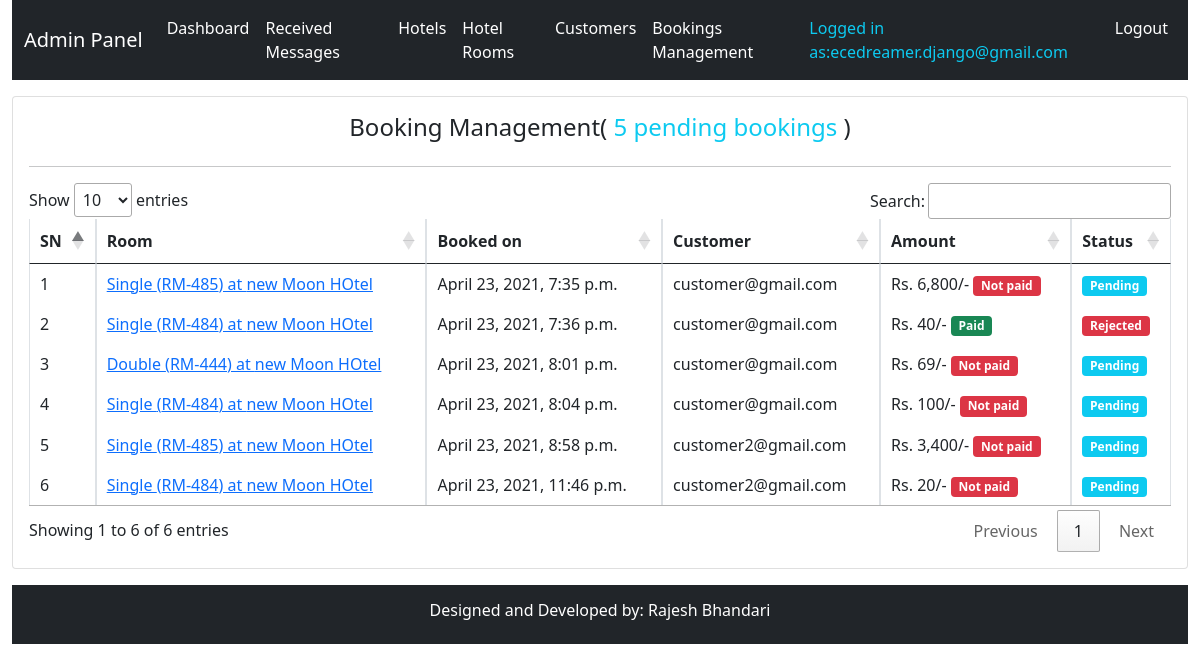
/system-admin/room-booking/ (signed in), run on the app's committed database.
### hbsapp/models.py (models this page shows, shortened)
class TimeStamp(models.Model):
    created_at = models.DateTimeField(auto_now_add=True)
    updated_at = models.DateTimeField(auto_now=True)
    class Meta:
        abstract = True

class RoomBooking(TimeStamp):
    hotel_room = models.ForeignKey(HotelRoom, on_delete=models.RESTRICT)
    customer = models.ForeignKey(Customer, on_delete=models.RESTRICT)
    total_persons = models.PositiveIntegerField(default=1, choices=CAPACITY)
    booking_starts = models.DateField()
    booking_ends = models.DateField()
    message = models.TextField(null=True, blank=True)
    booking_status = models.CharField(max_length=50, choices=BOOKING_STATUS)
    status_remarks = models.CharField(max_length=500, null=True, blank=True)
    customer_checked_in = models.BooleanField(default=False)
    checkin_time = models.DateTimeField(null=True, blank=True)
    checkout_time = models.DateTimeField(null=True, blank=True)
    rating = models.PositiveIntegerField(choices=RATING, null=True, blank=True)
    amount = models.PositiveIntegerField()
    payment_method = models.ForeignKey(PaymentMethod, on_delete=models.RESTRICT)
    payment_status = models.BooleanField(default=False)
    paid_date = models.DateTimeField(null=True, blank=True)

class HotelRoom(TimeStamp):
    hotel = models.ForeignKey(Hotel, on_delete=models.RESTRICT)
    room_type = models.CharField(max_length=50, choices=ROOM_TYPE)
    room_code = models.CharField(max_length=50)
    image = models.ImageField(upload_to="rooms")
    description = models.TextField()
    marked_price = models.PositiveIntegerField(null=True, blank=True)
    price = models.PositiveIntegerField()
    view_count = models.BigIntegerField(default=0)
    maximum_capacity = models.PositiveIntegerField(default=2, choices=CAPACITY)

class Hotel(TimeStamp):
    name = models.CharField(max_length=200)
    image = models.ImageField(upload_to="hotels", null=True, blank=True)
    address = models.CharField(max_length=200)
    contact = models.CharField(max_length=200)
    email = models.EmailField(unique=True)

class Customer(TimeStamp):
    user = models.OneToOneField(User, on_delete=models.CASCADE)
    mobile = models.CharField(max_length=20)
    address = models.CharField(max_length=20, null=True, blank=True)
    profile_image = models.ImageField(upload_to="customers", null=True, blank=True)
    def __str__(self):
        return self.user.username

### hbsapp/views.py (the view)
class AdminBookingListView(AdminRequiredMixin, View):
    def get(self, request, *args, **kwargs):
        context = self.context
        allbookings = RoomBooking.objects.all()
        context["pending_bookings"] = allbookings.filter(
            booking_status="Pending").count()
        context["allbookings"] = allbookings
        return render(request, "admintemplates/adminbookinglist.html", context)

### hbsapp/views.py (called while the page is built)
    def dispatch(self, request, *args, **kwargs):
        try:
            self.admin = request.user.admin
            self.context = {
                "admin": self.admin
            }
        except Exception as e:
            print(e)
            return redirect(reverse("hbsapp:adminlogin") + "?next=" + request.path)
        return super(AdminRequiredMixin, self).dispatch(request, *args, **kwargs)

### templates/admintemplates/adminbookinglist.html (shortened to what this page needs)
{% extends 'admintemplates/adminbase.html' %}
{% load humanize %}
{% block css %}
<link rel="stylesheet" href="//cdn.datatables.net/1.10.24/css/jquery.dataTables.min.css">
{% endblock %}
{% block content %}
<div class="row mt-3">
    <div class="col-md-12">
        <div class="card p-3">
            <div class="row">
                <div class="col-md-12">
                    <h4 class="text-center">Booking Management(<span class="text-info"> {{pending_bookings}} pending bookings</span> )</h4>
                </div>
            </div>
            <hr>
            <div class="row">
                <div class="col-md-12">
                    <table class="table table-bordered">
                        <thead>
                            <tr>
                                <th>SN</th>
                                <th>Room</th>
                                <th>Booked on</th>
                                <th>Customer</th>
                                <th>Amount</th>
                                <th>Status</th>
                            </tr>
                        </thead>
                        <tbody>
                            {% for booking in allbookings %}
                            <tr>
                                <td>{{forloop.counter}}</td>
                                <td><a href="{% url 'hbsapp:adminbookingdetail' booking.id %}">{{booking.hotel_room.room_type}}
                                        ({{booking.hotel_room.room_code}}) at {{booking.hotel_room.hotel.name}} </a>
                                </td>
                                <td>{{booking.created_at}} </td>
                                <td>{{booking.customer}} </td>
                                <td>Rs. {{booking.amount|intcomma}}/- {% if booking.payment_status %}<span
                                        class="badge bg-success">Paid</span>{% else %}<span class="badge bg-danger">Not
                                        paid{% endif %}</span></td>
                                <td><span
                                        class="badge bg-{% if booking.booking_status == 'Rejected' %}danger{% elif booking.booking_status == 'Pending' %}info{% else %}success{% endif %}">{{booking.booking_status}}</span>
                                </td>
                            </tr>
                            {% endfor %}
                        </tbody>
                    </table>
                </div>
            </div>
        </div>
    </div>
</div>
{% endblock %}

### templates/admintemplates/adminbase.html (shortened to what this page needs)
<!DOCTYPE html>
<html lang="en">
<head>
    <link href="https://cdn.jsdelivr.net/npm/bootstrap@5.0.0-beta3/dist/css/bootstrap.min.css" rel="stylesheet">
    {% block css %}
    {% endblock %}
</head>
<body class="container-fluid">
    <nav class="navbar navbar-expand-lg navbar-dark bg-dark">
        <div class="container-fluid">
            <a class="navbar-brand" href="{% url 'hbsapp:adminhome' %}">Admin Panel </a>
            <div class="collapse navbar-collapse" id="navbarSupportedContent">
                <ul class="navbar-nav me-auto mb-2 mb-lg-0">
                    <li class="nav-item">
                        <a class="nav-link active" aria-current="page" href="{% url 'hbsapp:adminhome' %}">Dashboard</a>
                    </li>
                    <li class="nav-item">
                        <a class="nav-link active" aria-current="page" href="{% url 'hbsapp:adminmessagelist' %}">Received Messages</a>
                    </li>
                    <li class="nav-item">
                        <a class="nav-link active" aria-current="page" href="{% url 'hbsapp:adminhotellist' %}">Hotels</a>
                    </li>
                    <li class="nav-item">
                        <a class="nav-link active" aria-current="page" href="{% url 'hbsapp:adminroomlist' %}">Hotel Rooms</a>
                    </li>
                    <li class="nav-item">
                        <a class="nav-link active" aria-current="page" href="{% url 'hbsapp:admincustomerlist' %}">Customers</a>
                    </li>
                    <li class="nav-item">
                        <a class="nav-link active" aria-current="page" href="{% url 'hbsapp:adminbookinglist' %}">Bookings Management</a>
                    </li>
                </ul>
                <ul class="d-flex navbar-nav">
                    {% if request.user.admin %}
                    <li><a class="nav-link text-info">Logged in as:{{request.user.username}}</a></li>
                    <li class="nav-item"><a class="nav-link active" aria-current="page"
                            href="{% url 'hbsapp:customerlogout' %}">Logout</a>
                    </li>
                    {% endif %}
                </ul>
            </div>
        </div>
    </nav>
    {% block content %}{% endblock %}
    <footer class="footer bg-dark text-white p-3 mt-3">
        <div style="row">
            <div class="col-md-12">
                <h6 class="text-center">Designed and Developed by: Rajesh Bhandari</h6>
            </div>
        </div>
    </footer>
</body>
</html>

### data on the page
RoomBooking: hotel_room.room_type "Single", hotel_room.room_code "RM-485", hotel_room.hotel.name "new Moon HOtel", created_at "April 23, 2021, 7:35 p.m.", customer "customer@gmail.com", amount "6,800", payment_status "Not paid", booking_status "Pending"
RoomBooking: hotel_room.room_type "Single", hotel_room.room_code "RM-484", hotel_room.hotel.name "new Moon HOtel", created_at "April 23, 2021, 7:36 p.m.", customer "customer@gmail.com", amount "40", payment_status "Paid", booking_status "Rejected"
RoomBooking: hotel_room.room_type "Double", hotel_room.room_code "RM-444", hotel_room.hotel.name "new Moon HOtel", created_at "April 23, 2021, 8:01 p.m.", customer "customer@gmail.com", amount "69", payment_status "Not paid", booking_status "Pending"
RoomBooking: hotel_room.room_type "Single", hotel_room.room_code "RM-484", hotel_room.hotel.name "new Moon HOtel", created_at "April 23, 2021, 8:04 p.m.", customer "customer@gmail.com", amount "100", payment_status "Not paid", booking_status "Pending"
RoomBooking: hotel_room.room_type "Single", hotel_room.room_code "RM-485", hotel_room.hotel.name "new Moon HOtel", created_at "April 23, 2021, 8:58 p.m.", customer "customer2@gmail.com", amount "3,400", payment_status "Not paid", booking_status "Pending"
RoomBooking: hotel_room.room_type "Single", hotel_room.room_code "RM-484", hotel_room.hotel.name "new Moon HOtel", created_at "April 23, 2021, 11:46 p.m.", customer "customer2@gmail.com", amount "20", payment_status "Not paid", booking_status "Pending"

### other printed values
{{ request.user.username }} "ecedreamer.django@gmail.com"
{{ pending_bookings }} "5"
